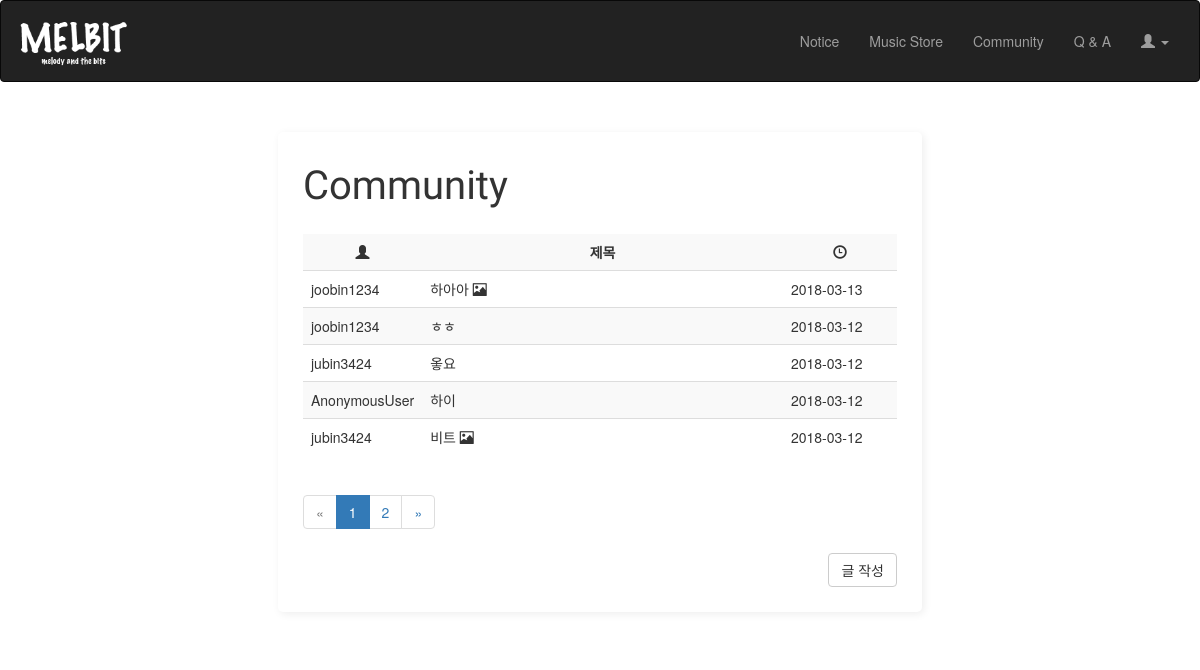
/community/, run on an earlier commit of the app's database.
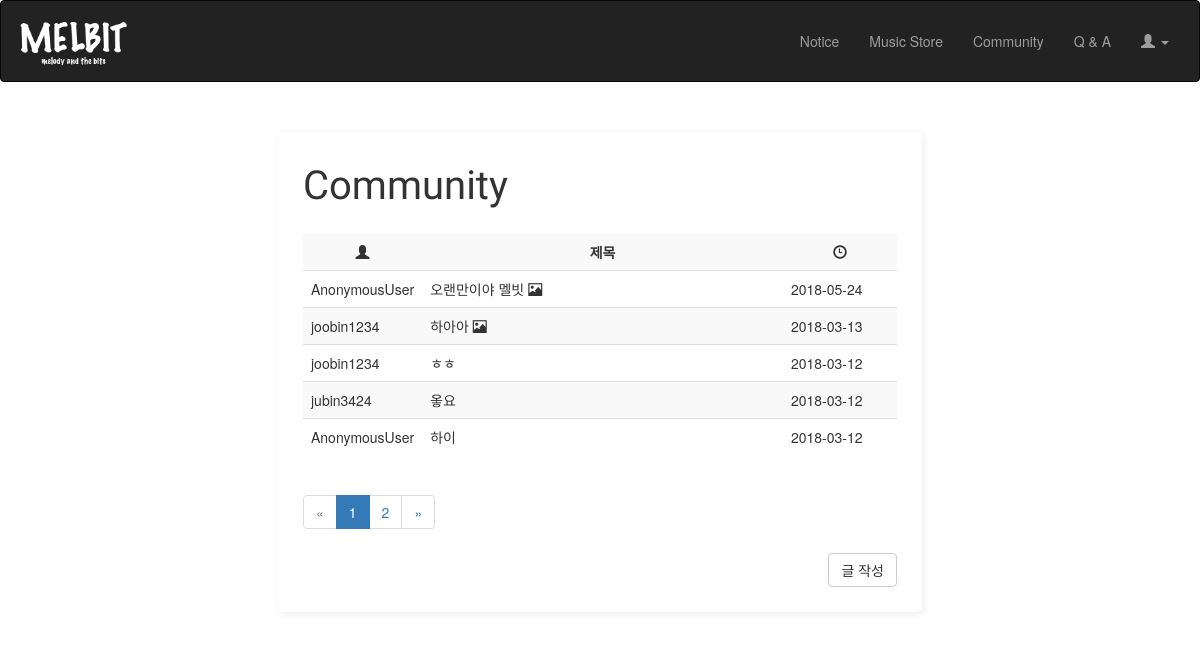
And on a later commit of the database.
### community/models.py (models this page shows, shortened)
class Post(models.Model):
    user = models.CharField(max_length=15)
    title = models.CharField(max_length=30)
    content = models.TextField()
    created_at = models.DateTimeField(
        auto_now_add=True,
    )
    updated_at = models.DateTimeField(
        auto_now=True,
    )
    file = models.FileField(blank=True)
    photo = models.ImageField(blank=True, upload_to="board/%Y/%m/%d")
    hit_count_generic = GenericRelation(
        HitCount, object_id_field='object_pk',
        related_query_name='hit_count_generic_relation')

### community/views.py (the view)
# urls.py: path('', views.PostListView.as_view(), name='post_list'),
class PostListView(generic.ListView):
    model = Post
    queryset = Post.objects.all().order_by('-pk')
    paginate_by = 5

### community/templates/community/post_list.html (shortened to what this page needs)
{% extends 'base.html' %}
{% load static %}
{% block extra_head %}
    <link rel="stylesheet" type="text/css" href="{% static 'css/extra_background.css'%}">
{% endblock %}
{% block content %}
<div class="content-container">
    <div class="row">
        <div class="col-md-2"></div>
        <div class="col-md-8 post_write">
            <div class="pretty_font_title">Community</div><br>
            <table class="table table-striped table-hover">
                <tr>
                    <th><span class="glyphicon glyphicon-user" aria-hidden="true"></span></th>
                    <th>제목</th>
                    <th><span class="glyphicon glyphicon-time" aria-hidden="true"></span></th></tr>
                {% for post in post_list %}
                <tr><td width="15%">{{ post.user }}</td>
                    <td width="65%">
                        <a href="{% url 'community:post_detail' post.pk %}">{{ post.title }}</a>
                        {% if post.photo %}
                            <span class="glyphicon glyphicon-picture" aria-hidden="true"></span>
                        {% endif %}
                    </td>
                    <td width="20%">{{ post.created_at|date:"Y-m-d" }}</td></tr>
                {% endfor %}
            </table>
    {% if is_paginated %}
        <ul class="pagination">
            {% if page_obj.has_previous %}
                <li><a href="?page={{ page_obj.previous_page_number }}">&laquo;</a></li>
            {% else %}
                <li class="disabled"><span>&laquo;</span></li>
            {% endif %}
            {% for i in paginator.page_range %}
              {% if page_obj.number == i %}
                <li class="active"><span>{{ i }} <span class="sr-only">(current)</span></span></li>
              {% else %}
                <li><a href="?page={{ i }}">{{ i }}</a></li>
              {% endif %}
            {% endfor %}
            {% if page_obj.has_next %}
              <li><a href="?page={{ page_obj.next_page_number }}">&raquo;</a></li>
            {% else %}
              <li class="disabled"><span>&raquo;</span></li>
            {% endif %}
          </ul>
        {% endif %}
        <div class="write_button">
            <a href="{% url 'community:post_write' %}" class="btn btn-default" style="float:right;">글 작성</a>
        </div>
        </div>
    </div>
</div>
{% endblock %}

### Melbit/templates/base.html (shortened to what this page needs)
{% load static %}
<!DOCTYPE html>
<html lang="ko">
  <head>
      {% block extra_head %}
      {% endblock %}
    <link href="{% static 'css/bootstrap.min.css' %}" rel="stylesheet">
    <link href="{% static 'css/main_core.css' %}" rel="stylesheet">
    <link href="{% static 'css/post_core.css' %}" rel="stylesheet">
  </head>
  <body>
<header>
    <nav class="navbar navbar-inverse" style="margin:0;">
  <div class="container-fluid">
    <div class="navbar-header">
        <a class="navbar-brand" href="{% url 'main:showMain' %}">
        <img src="{% static 'logo.png' %}" width="120">
        </a>
    </div>
    <div class="collapse navbar-collapse" id="melbit_mobile_nav">
      <ul class="nav navbar-nav navbar-right">
        <li><a href="#">Notice</a></li>
        <li><a href="#">Music Store</a></li>
        <li><a href="{% url 'community:post_list' %}">Community</a></li>
        <li><a href="#">Q & A</a></li>
        <li class="dropdown">
          <a href="#" class="dropdown-toggle" data-toggle="dropdown"
             role="button" aria-expanded="false"><span class="glyphicon glyphicon-user" aria-hidden="true"></span>
              <span class="caret"></span></a>
        </li>
      </ul>
    </div>
  </div>
</nav>
</header>
<main>
<div class="container-fluid">
{% block content %}{% endblock %}
</div>
</main>
  </body>
</html>

### community/templates/community/post_background.html (shortened to what this page needs)
{% load static %}

### main/static/css/main_core.css (style rules this page uses)
.navbar { min-height: 80px; }
.navbar-brand { padding: 12px; height: 80px; line-height: 80px; }
@media (min-width: 768px) { .navbar-nav > li > a { padding-top: 26.5px; padding-bottom: 26.5px; line-height: 27px; } }

### main/static/css/post_core.css (style rules this page uses)
.content-container { width:80%; margin:auto; padding-bottom:30px; }
.pretty_font_title { font-family: Lobster; font-size:40px; }
tr td a { color:#333; }
.row .post_write { background-color:white; margin-top:50px; border-radius:5px; padding:25px; box-shadow: 2px 2px 8px #eeeeee; }
.post_write table.table.table-hover tr th { border-top: none; text-align:center; }

What changed in the data, as far as the page shows it:
no longer on this page (row unchanged): Post: user "jubin3424", title "비트", created_at "2018-03-12"
added Post: user "AnonymousUser", title "오랜만이야 멜빗", created_at "2018-05-24"
